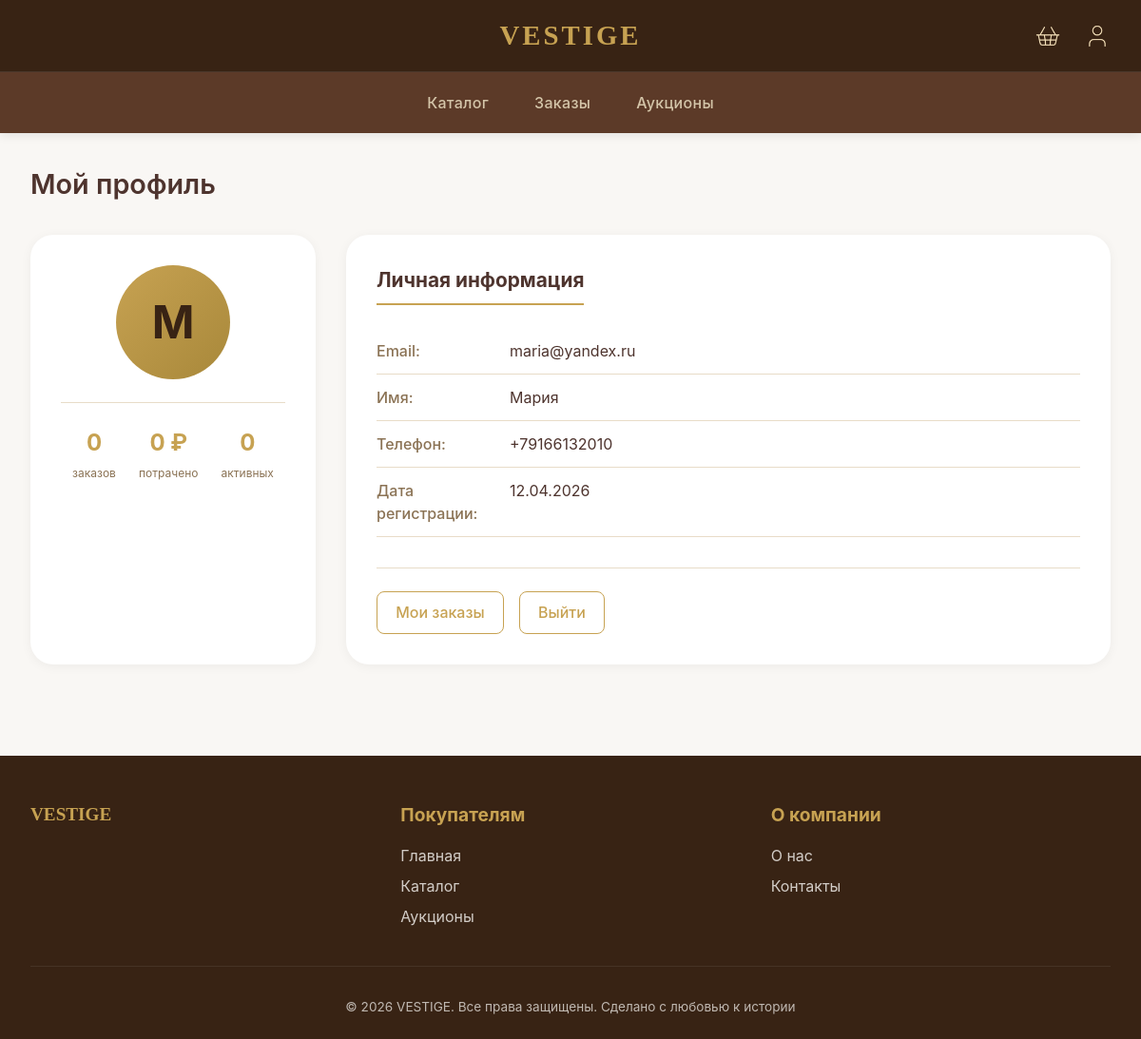
/profile/ (signed in), run on the app's committed database.
### core/models.py (models this page shows, shortened)
class User(models.Model):
    email = models.CharField(max_length=255, unique=True, verbose_name='Email')
    phone = models.CharField(max_length=20, blank=True, null=True, verbose_name='Телефон')
    name = models.CharField(max_length=100, verbose_name='Имя')
    password = models.CharField(max_length=255, verbose_name='Пароль')
    is_staff = models.BooleanField(default=False, verbose_name='Персонал')
    date_joined = models.DateTimeField(default=timezone.now, verbose_name='Дата регистрации')
    history = HistoricalRecords(verbose_name='История пользователя')
    class Meta:
        verbose_name = 'Пользователь'
        verbose_name_plural = 'Пользователи'
        ordering = ['-date_joined']

### core/views.py (the view)
# urls.py: path('profile/', views.profile_view, name='profile'),
def profile_view(request):
    user_id = request.session.get('user_id')
    if not user_id:
        return redirect('core:login')
    user = get_object_or_404(User, id=user_id)
    orders_count = Order.objects.filter(user_id=user_id).count()
    total_spent = Order.objects.filter(user_id=user_id, status='delivered').aggregate(
        total=Sum('total_price')
    )['total'] or 0
    active_orders = Order.objects.filter(
        user_id=user_id,
        status__in=['processing', 'shipped']
    ).count()
    context = {
        'user': user,
        'orders_count': orders_count,
        'total_spent': total_spent,
        'active_orders': active_orders,
    }
    return render(request, 'core/profile.html', context)

### core/context_processors.py (called while the page is built)
def user_context(request):
    return {
        'session_user': {
            'id': request.session.get('user_id'),
            'email': request.session.get('user_email'),
            'name': request.session.get('user_name'),
            'is_authenticated': request.session.get('user_id') is not None,
        }
    }

### core/templatetags/custom_tags.py (called while the page is built)
@register.filter
def currency(value):
    if value is None:
        return "0 ₽"
    try:
        return f"{float(value):,.0f} ₽".replace(",", " ")
    except (ValueError, TypeError):
        return f"{value} ₽"

### core/templates/core/profile.html (shortened to what this page needs)
{% extends 'core/base.html' %}
{% load custom_tags %}
{% block content %}
<div class="container">
    <div class="profile-header">
        <h1 class="section-title">Мой профиль</h1>
    </div>
    <div class="profile-grid">
        <div class="profile-sidebar">
            <div class="profile-avatar">
                <div class="avatar-placeholder">
                    {{ user.name|slice:":1"|upper }}
                </div>
            </div>
            <div class="profile-stats">
                <div class="stat-item">
                    <span class="stat-number">{{ orders_count }}</span>
                    <span class="stat-label">заказов</span>
                </div>
                <div class="stat-item">
                    <span class="stat-number">{{ total_spent|currency }}</span>
                    <span class="stat-label">потрачено</span>
                </div>
                <div class="stat-item">
                    <span class="stat-number">{{ active_orders }}</span>
                    <span class="stat-label">активных</span>
                </div>
            </div>
        </div>
        <div class="profile-info">
            <div class="info-card">
                <h2>Личная информация</h2>
                <div class="info-row">
                    <span class="info-label">Email:</span>
                    <span class="info-value">{{ user.email }}</span>
                </div>
                <div class="info-row">
                    <span class="info-label">Имя:</span>
                    <span class="info-value">{{ user.name }}</span>
                </div>
                <div class="info-row">
                    <span class="info-label">Телефон:</span>
                    <span class="info-value">{{ user.phone|default:"Не указан" }}</span>
                </div>
                <div class="info-row">
                    <span class="info-label">Дата регистрации:</span>
                    <span class="info-value">{{ user.date_joined|date:"d.m.Y" }}</span>
                </div>
            </div>
            <div class="action-buttons">
                <a href="{% url 'core:user_orders' %}" class="btn btn-secondary">
                    Мои заказы
                </a>
                <a href="{% url 'core:logout' %}" class="btn btn-secondary">
                    Выйти
                </a>
            </div>
        </div>
    </div>
</div>
{% endblock %}

### core/templates/core/base.html (style rules this page uses)
* { margin: 0; padding: 0; box-sizing: border-box; }
:root { --bg-light: #f9f7f4; --bg-dark: #382314; --text-dark: #4E342E; --text-light: #f9f7f4; --gold: #C7A252; --gold-dark: #A8883A; --border-light: #E8DCC8; --card-bg: #FFFFFF; --nav-link-color: #D4C5A9; --nav-link-hover: #C7A252; --focus-ring: 0 0 0 3px rgba(199, 162, 82, 0.5); }
body { font-family: 'Inter', -apple-system, BlinkMacSystemFont, 'Segoe UI', Roboto, sans-serif; background-color: #f9f7f4; color: #4E342E; line-height: 1.5; }
.btn { display: inline-block; padding: 0.6rem 1.2rem; border-radius: 0.5rem; text-decoration: none; font-weight: 500; cursor: pointer; border: none; transition: all 0.2s; font-size: 1rem; }
.btn-secondary { background: transparent; border: 1px solid var(--gold); color: var(--gold); padding: 0.6rem 1.2rem; border-radius: 0.5rem; cursor: pointer; text-decoration: none; display: inline-block; }
.container { max-width: 1280px; margin: 0 auto; padding: 2rem; }
.section-title { font-size: 1.8rem; margin-bottom: 1.5rem; font-weight: 600; display: flex; align-items: center; gap: 0.5rem; flex-wrap: wrap; }

### core/templates/core/profile.html (style rules this page uses)
.profile-header { margin-bottom: 2rem; }
.profile-grid { display: grid; grid-template-columns: 300px 1fr; gap: 2rem; }
.profile-sidebar { background: white; border-radius: 24px; padding: 2rem; text-align: center; box-shadow: 0 2px 12px rgba(0,0,0,0.05); }
.profile-avatar { margin-bottom: 1.5rem; }
.avatar-placeholder { width: 120px; height: 120px; background: linear-gradient(135deg, var(--gold), var(--gold-dark)); border-radius: 50%; display: flex; align-items: center; justify-content: center; font-size: 3rem; font-weight: bold; color: var(--bg-dark); margin: 0 auto; }
.profile-stats { display: flex; justify-content: space-around; border-top: 1px solid var(--border-light); padding-top: 1.5rem; }
.stat-item { text-align: center; }
.stat-number { display: block; font-size: 1.5rem; font-weight: bold; color: var(--gold); }
.stat-label { font-size: 0.75rem; color: #8B7355; }
.profile-info { background: white; border-radius: 24px; padding: 2rem; box-shadow: 0 2px 12px rgba(0,0,0,0.05); }
.info-card h2 { font-size: 1.3rem; margin-bottom: 1.5rem; color: var(--text-dark); padding-bottom: 0.5rem; border-bottom: 2px solid var(--gold); display: inline-block; }
.info-row { display: flex; padding: 0.75rem 0; border-bottom: 1px solid var(--border-light); }
.info-label { width: 140px; font-weight: 500; color: #8B7355; }
.info-value { flex: 1; color: var(--text-dark); }
.action-buttons { display: flex; gap: 1rem; margin-top: 2rem; padding-top: 1.5rem; border-top: 1px solid var(--border-light); }

### data on the page
User: name "М", email "maria@yandex.ru", name "Мария", phone "+79166132010", date_joined "12.04.2026"

### other printed values
{{ orders_count }} "0"
{{ total_spent|currency }} "0 ₽"
{{ active_orders }} "0"
